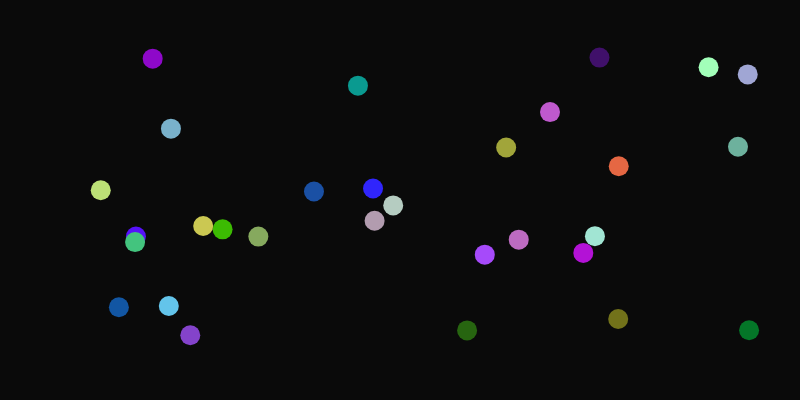
Frame 1 (no input)
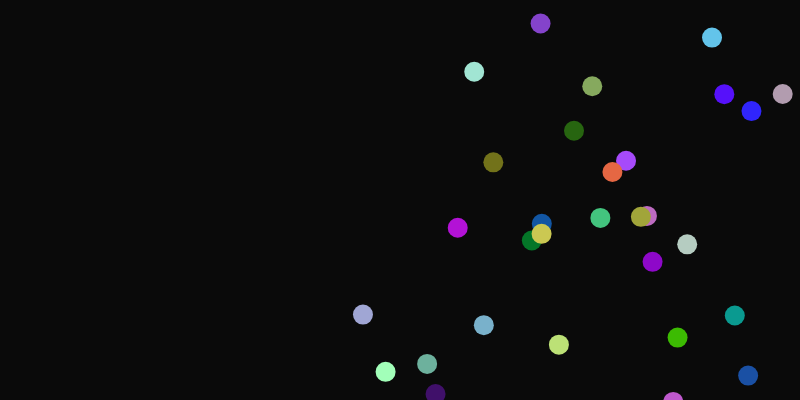
Frame 60 (no input)
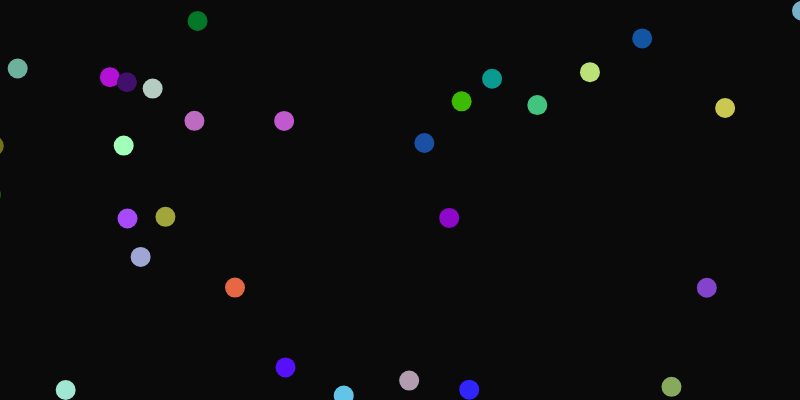
Frame 120 (the mouse pressed at the canvas centre since frame 60)

The p5.js sketch that drew these frames (run headless with seeded random() and noise() and a simulated clock; from frame 60 on, the mouse is pressed at the canvas centre):

// p5.js sketch
// ── sketch.js
var ballArray = [];
var xPosArray = [];
var yPosArray = [];
var numBalls = 30;

function setup() {
  createCanvas(800, 400);
  frameRate(30);
  for (let i = 0; i < numBalls; i++) {
    ballArray[i] = new Ball(random(50, width-50), random(50, height-50));
  }
}

function draw() {
  background(10);

  for (let i = 0; i < numBalls; i++) {
    ballArray[i].draw();
    ballArray[i].move();
    ballArray[i].hitWall();
    // Save x & y into array
     xPosArray[i] = ballArray[i].x;
     yPosArray[i] = ballArray[i].y;
  }

  
  for (let i = 0; i < numBalls; i++) {
    for (let k = 0; k < numBalls; k++) {
      // Check for collision
      // Except for itself
     if ( xPosArray[i] === ballArray[i].x  && yPosArray[i] === ballArray[i].y  ) {
       // no nohting
     } else {
       if (
        dist(ballArray[i].x, ballArray[i].y, xPosArray[k], yPosArray[k]) >
        ballArray[i].size 
      ) { 
            ballArray[i].hitBall();
        }  
     }  
    }
  }
  
} // end of draw()

// ball object function
function Ball(x, y) {
  this.x = x;
  this.y = y;
  this.size = 20;
  this.r = random(1, 255);
  this.g = random(1, 255);
  this.b = random(1, 255);
  this.xspeed = random(5, 10);
  this.yspeed = random(-10, -5);

  this.draw = function() {
    strokeWeight(2);
    fill(this.r, this.g, this.b);
    noStroke();
    ellipse(this.x, this.y, this.size, this.size);
  };

  this.move = function() {
    this.x = this.x + this.xspeed;
    this.y = this.y + this.yspeed;
  };

  this.showXY = function() {
    stroke(255);
    fill(255);
    strokeWeight(1);
    textSize(20);
    text("x= " + this.x + " y= " + this.y, 10, 360);
    text("x= " + this.xspeed + " y= " + this.yspeed, 10, 380);
  };

  this.hitBall = function() {
    this.xspeed = this.xspeed * -1;
    this.yspeed = this.yspeed * -1;
  };

  this.hitWall = function() {
    // check if hit the side walls
    if (this.x > width || this.x < 0) {
      this.xspeed = this.xspeed * -1;
      //console.log('xpeed =' + this.xspeed)
    }

    // check if hit the top/bottom walls
    if (this.y > height || this.y < 0) {
      this.yspeed = this.yspeed * -1;
      //console.log('yspeed =' + this.yspeed)
    }
  };
} // end of Ball()
